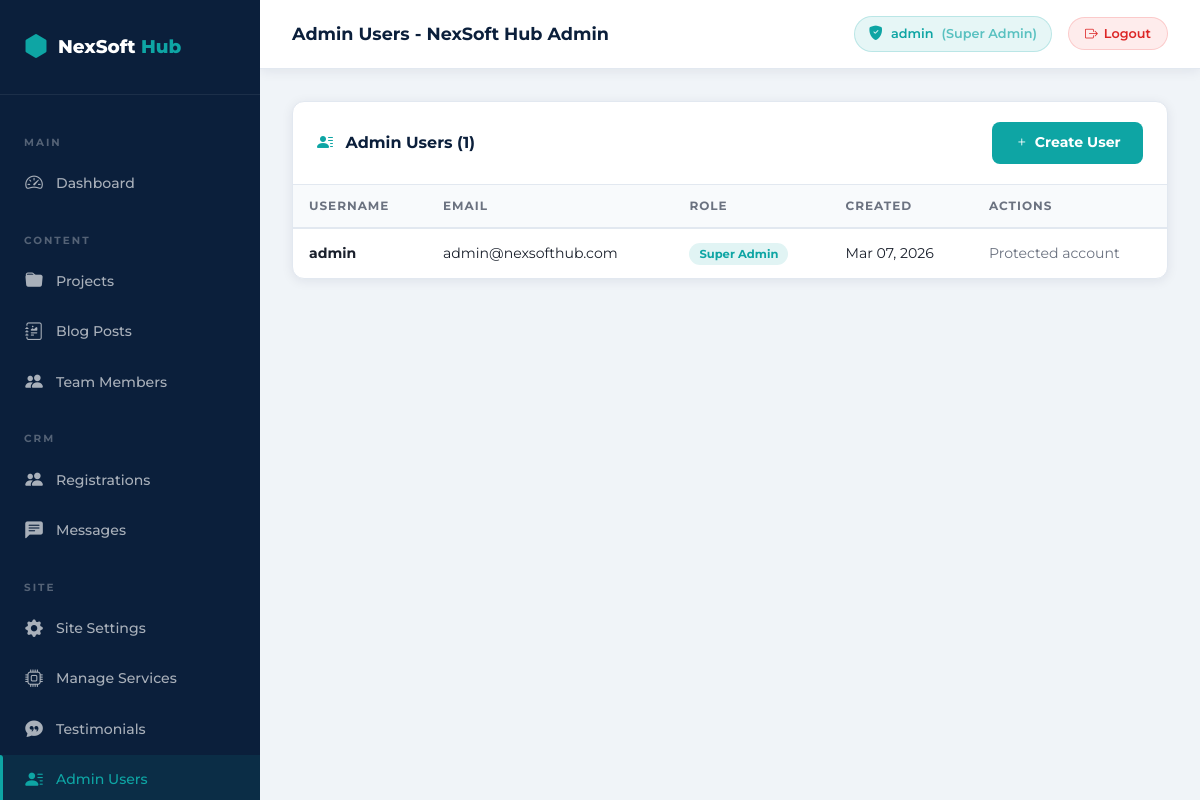
The page /admin/users.php (signed in) on the database its author committed.
### tables this page shows
CREATE TABLE IF NOT EXISTS `users` (
  `id` int(11) NOT NULL AUTO_INCREMENT,
  `username` varchar(100) NOT NULL,
  `email` varchar(200) NOT NULL,
  `password` varchar(255) NOT NULL,
  `role` varchar(50) NOT NULL DEFAULT 'viewer',
  `created_at` timestamp NOT NULL DEFAULT CURRENT_TIMESTAMP,
  PRIMARY KEY (`id`),
  UNIQUE KEY `username` (`username`),
  UNIQUE KEY `email` (`email`)
);

### admin/auth.php (called while the page is built, shortened)
<?php
function adminRoleConfig(): array {
    return [
        'super_admin' => [
            'label' => 'Super Admin',
            'permissions' => ['*'],
        ],
        'content_manager' => [
            'label' => 'Content Manager',
            'permissions' => ['dashboard', 'projects', 'blogs', 'services', 'testimonials'],
        ],
        'team_manager' => [
            'label' => 'Team Manager',
            'permissions' => ['dashboard', 'team'],
        ],
        'crm_manager' => [
            'label' => 'CRM Manager',
            'permissions' => ['dashboard', 'registrations', 'messages'],
        ],
        'settings_manager' => [
            'label' => 'Settings Manager',
            'permissions' => ['dashboard', 'settings'],
        ],
        'viewer' => [
            'label' => 'Viewer',
            'permissions' => ['dashboard'],
        ],
    ];
}
function normalizeAdminRole(?string $role): string {
    $role = strtolower(trim((string)$role));
    return array_key_exists($role, adminRoleConfig()) ? $role : 'viewer';
}
function adminUrl(string $page = ''): string {
    return '/NexSoft/admin/' . ltrim($page, '/');
}

### admin/users.php (the view, shortened to what this page needs)
<?php
require_once __DIR__ . '/auth.php';
$db     = getDB();
$action = $_GET['action'] ?? 'list';
$roleConfig = adminRoleConfig();
$assignableRoles = array_filter(
    array_keys($roleConfig),
    static fn ($role) => $role !== 'super_admin'
);
$users = $db->query('SELECT id, username, email, role, created_at FROM users ORDER BY created_at DESC')->fetchAll();
$editUser = null;
require_once __DIR__ . '/layout-header.php';
?>
<?php if ($action === 'add' || $action === 'edit'): ?>
<div class="admin-card" style="max-width:860px;">
    <div class="admin-card-header">
        <span class="admin-card-title">
            <i class="bi bi-person-plus-fill me-2" style="color:var(--secondary);"></i>
            <?php echo $action === 'add' ? 'Create Team User' : 'Edit Team User'; ?>
        </span>
        <a href="<?php echo adminUrl('users.php'); ?>" class="btn-action btn-view">
            <i class="bi bi-arrow-left"></i> Back
        </a>
    </div>
    <div class="admin-card-body">
        <form method="POST" class="admin-form">
            <input type="hidden" name="action" value="<?php echo $action; ?>">
            <?php if ($action === 'edit'): ?>
            <input type="hidden" name="id" value="<?php echo (int)$editUser['id']; ?>">
            <?php endif; ?>
            <div class="row g-3">
                <div class="col-md-6">
                    <label>Username <span style="color:var(--secondary);">*</span></label>
                    <input type="text" name="username" class="form-control" required
                           value="<?php echo htmlspecialchars($editUser['username'] ?? $_POST['username'] ?? ''); ?>"
                           placeholder="e.g. team.junaid">
                </div>
                <div class="col-md-6">
                    <label>Email <span style="color:var(--secondary);">*</span></label>
                    <input type="email" name="email" class="form-control" required
                           value="<?php echo htmlspecialchars($editUser['email'] ?? $_POST['email'] ?? ''); ?>"
                           placeholder="e.g. junaid@company.com">
                </div>
                <div class="col-md-6">
                    <label>Role <span style="color:var(--secondary);">*</span></label>
                    <select name="role" class="form-control" required>
                        <?php
                        $selectedRole = $editUser['role'] ?? $_POST['role'] ?? 'team_manager';
                        foreach ($assignableRoles as $roleKey):
                            $selected = $selectedRole === $roleKey ? 'selected' : '';
                        ?>
                        <option value="<?php echo htmlspecialchars($roleKey); ?>" <?php echo $selected; ?>>
                            <?php echo htmlspecialchars($roleConfig[$roleKey]['label']); ?>
                        </option>
                        <?php endforeach; ?>
                    </select>
                </div>
                <div class="col-md-6">
                    <label>
                        Password
                        <?php if ($action === 'add'): ?>
                        <span style="color:var(--secondary);">*</span>
                        <?php else: ?>
                        <small style="color:var(--text-muted);font-weight:400;">(leave blank to keep old password)</small>
                        <?php endif; ?>
                    </label>
                    <input type="password" name="password" class="form-control" <?php echo $action === 'add' ? 'required' : ''; ?>
                           autocomplete="new-password" minlength="8">
                </div>
                <div class="col-12" style="color:var(--text-muted);font-size:.92rem;">
                    Roles: Team Manager can access Team Members, CRM Manager can access Registrations/Messages, Content Manager can access website content modules.
                </div>
                <div class="col-12 pt-2 d-flex gap-2">
                    <button type="submit" class="btn-admin-primary">
                        <i class="bi bi-save"></i> <?php echo $action === 'add' ? 'Create User' : 'Save Changes'; ?>
                    </button>
                    <a href="<?php echo adminUrl('users.php'); ?>" class="btn-admin-secondary">Cancel</a>
                </div>
            </div>
        </form>
    </div>
</div>
<?php else: ?>
<div class="admin-card">
    <div class="admin-card-header">
        <span class="admin-card-title">
            <i class="bi bi-person-lines-fill me-2" style="color:var(--secondary);"></i>
            Admin Users (<?php echo count($users); ?>)
        </span>
        <a href="<?php echo adminUrl('users.php?action=add'); ?>" class="btn-admin-primary">
            <i class="bi bi-plus"></i> Create User
        </a>
    </div>
    <div class="table-wrap">
        <table class="admin-table">
            <thead>
                <tr>
                    <th>Username</th>
                    <th>Email</th>
                    <th>Role</th>
                    <th>Created</th>
                    <th>Actions</th>
                </tr>
            </thead>
            <tbody>
                <?php if (empty($users)): ?>
                <tr>
                    <td colspan="5" style="text-align:center;padding:3rem;color:var(--text-muted);">
                        No users found.
                    </td>
                </tr>
                <?php else: ?>
                <?php foreach ($users as $u): ?>
                <tr>
                    <td><strong><?php echo htmlspecialchars($u['username']); ?></strong></td>
                    <td><?php echo htmlspecialchars($u['email']); ?></td>
                    <td>
                        <span class="badge-teal"><?php echo htmlspecialchars($roleConfig[normalizeAdminRole($u['role'])]['label'] ?? 'Viewer'); ?></span>
                    </td>
                    <td><?php echo htmlspecialchars(date('M d, Y', strtotime((string)$u['created_at']))); ?></td>
                    <td>
                        <div style="display:flex;gap:6px;">
                            <?php if (($u['role'] ?? '') !== 'super_admin'): ?>
                            <a href="<?php echo adminUrl('users.php?action=edit&id=' . (int)$u['id']); ?>" class="btn-action btn-edit">
                                <i class="bi bi-pencil"></i> Edit
                            </a>
                            <form method="POST" style="display:inline;">
                                <input type="hidden" name="action" value="delete">
                                <input type="hidden" name="id" value="<?php echo (int)$u['id']; ?>">
                                <button type="submit" class="btn-action btn-delete confirm-delete" <?php echo (int)$u['id'] === (int)($_SESSION['admin_id'] ?? 0) ? 'disabled' : ''; ?>>
                                    <i class="bi bi-trash"></i> Delete
                                </button>
                            </form>
                            <?php else: ?>
                            <span style="color:var(--text-muted);font-size:.88rem;">Protected account</span>
                            <?php endif; ?>
                        </div>
                    </td>
                </tr>
                <?php endforeach; ?>
                <?php endif; ?>
            </tbody>
        </table>
    </div>
</div>
<?php endif; ?>
<?php require_once __DIR__ . '/layout-footer.php'; ?>

### assets/css/admin.css (style rules this page uses)
:root { --primary: #0B1F3B; --primary-light: #132d54; --secondary: #0EA5A4; --secondary-dark: #0a8f8e; --white: #ffffff; --bg: #f0f4f8; --bg-dark: #040d1a; --text: #1a202c; --text-muted: #6b7280; --border: #e2e8f0; --shadow: 0 2px 12px rgba(11, 31, 59, 0.08); --shadow-lg: 0 8px 30px rgba(11, 31, 59, 0.12); --radius: 12px; --radius-sm: 8px; --sidebar-width: 260px; --font: 'Montserrat', sans-serif; --transition: all 0.25s ease; }
*, *::before, *::after { box-sizing: border-box; margin: 0; padding: 0; }
body { font-family: var(--font); background: var(--bg); color: var(--text); min-height: 100vh; }
a { text-decoration: none; color: inherit; }
.admin-card { background: var(--white); border-radius: var(--radius); border: 1px solid var(--border); overflow: hidden; box-shadow: var(--shadow); }
.admin-card-header { padding: 1.25rem 1.5rem; border-bottom: 1px solid var(--border); display: flex; align-items: center; justify-content: space-between; }
.admin-card-title { font-size: 1rem; font-weight: 700; color: var(--primary); }
.admin-table { width: 100%; border-collapse: collapse; font-size: 0.88rem; }
.admin-table thead tr { background: #f8fafc; }
.admin-table th { padding: 0.75rem 1rem; text-align: left; font-size: 0.75rem; font-weight: 700; text-transform: uppercase; letter-spacing: 1px; color: var(--text-muted); border-bottom: 2px solid var(--border); white-space: nowrap; }
.admin-table td { padding: 0.9rem 1rem; border-bottom: 1px solid var(--border); color: var(--text); vertical-align: middle; }
.admin-table tbody tr:last-child td { border-bottom: none; }
.table-wrap { overflow-x: auto; }
.badge-teal { background: rgba(14, 165, 164, 0.12); color: var(--secondary); font-size: 0.72rem; font-weight: 700; padding: 4px 10px; border-radius: 50px; white-space: nowrap; }
.btn-admin-primary { display: inline-flex; align-items: center; gap: 6px; background: var(--secondary); color: white; border: none; border-radius: var(--radius-sm); padding: 0.65rem 1.4rem; font-size: 0.88rem; font-weight: 700; font-family: var(--font); transition: var(--transition); cursor: pointer; }

### rows shown on the page
users: username "admin", email "admin@nexsofthub.com", role "Super Admin", created_at "Mar 07, 2026", shows "Protected account"

### other values the page prints
$pageTitle "Admin Users - NexSoft Hub Admin"
adminUsername() "admin"
adminRoleLabel() "Super Admin"
count($users) "1"
